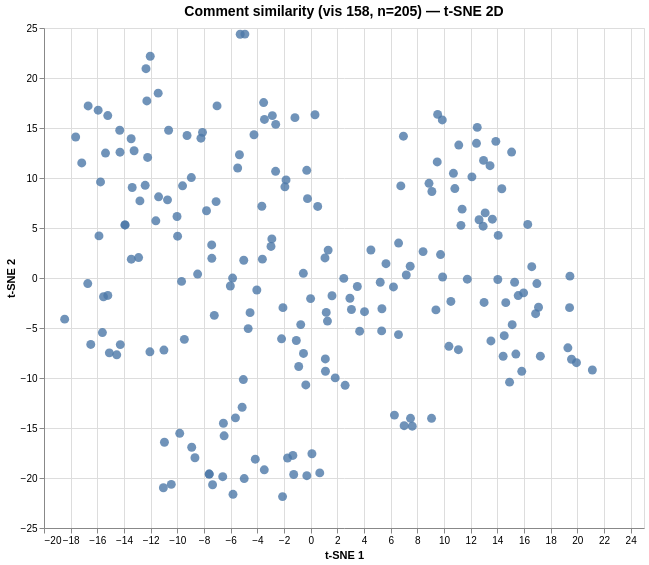

Write the Vega-Lite specification saved for this chart.
### Vega specification from a JSON file in a GitHub repository (floating-point values rounded to 4 significant figures; data arrays with more than 128 entries replaced by an {"elided": "..."} marker saying what was removed)
{"$schema": "https://vega.github.io/schema/vega/v6.json", "data": [{"name": "param_1e9efca18e7a2868_store"}, {"name": "source_0", "values": {"elided": "205 records"}}, {"name": "source_0_x_domain_dim_1", "values": [{"min": -18.45, "max": 21.13}]}, {"name": "source_0_y_domain_dim_2", "values": [{"min": -21.86, "max": 24.39}]}], "signals": [{"name": "unit", "value": {}, "on": [{"events": "pointermove", "update": "isTuple(group()) ? group() : unit"}]}, {"name": "param_1e9efca18e7a2868", "update": "vlSelectionResolve(\"param_1e9efca18e7a2868_store\", \"union\")"}, {"name": "param_1e9efca18e7a2868_dim_1", "on": [{"events": [{"source": "view", "type": "dblclick"}], "update": "null"}, {"events": {"signal": "param_1e9efca18e7a2868_translate_delta"}, "update": "panLinear(param_1e9efca18e7a2868_translate_anchor.extent_x, -param_1e9efca18e7a2868_translate_delta.x / width)"}, {"events": {"signal": "param_1e9efca18e7a2868_zoom_delta"}, "update": "zoomLinear(domain(\"x\"), param_1e9efca18e7a2868_zoom_anchor.x, param_1e9efca18e7a2868_zoom_delta)"}]}, {"name": "param_1e9efca18e7a2868_dim_2", "on": [{"events": [{"source": "view", "type": "dblclick"}], "update": "null"}, {"events": {"signal": "param_1e9efca18e7a2868_translate_delta"}, "update": "panLinear(param_1e9efca18e7a2868_translate_anchor.extent_y, param_1e9efca18e7a2868_translate_delta.y / height)"}, {"events": {"signal": "param_1e9efca18e7a2868_zoom_delta"}, "update": "zoomLinear(domain(\"y\"), param_1e9efca18e7a2868_zoom_anchor.y, param_1e9efca18e7a2868_zoom_delta)"}]}, {"name": "param_1e9efca18e7a2868_tuple", "on": [{"events": [{"signal": "param_1e9efca18e7a2868_dim_1 || param_1e9efca18e7a2868_dim_2"}], "update": "param_1e9efca18e7a2868_dim_1 && param_1e9efca18e7a2868_dim_2 ? {unit: \"\", fields: param_1e9efca18e7a2868_tuple_fields, values: [param_1e9efca18e7a2868_dim_1,param_1e9efca18e7a2868_dim_2]} : null"}]}, {"name": "param_1e9efca18e7a2868_tuple_fields", "value": [{"field": "dim_1", "channel": "x", "type": "R"}, {"field": "dim_2", "channel": "y", "type": "R"}]}, {"name": "param_1e9efca18e7a2868_translate_anchor", "value": {}, "on": [{"events": [{"source": "scope", "type": "pointerdown"}], "update": "{x: x(unit), y: y(unit), extent_x: domain(\"x\"), extent_y: domain(\"y\")}"}]}, {"name": "param_1e9efca18e7a2868_translate_delta", "value": {}, "on": [{"events": [{"source": "window", "between": [{"source": "scope", "type": "pointerdown"}, {"source": "window", "type": "pointerup"}], "type": "pointermove", "consume": true}], "update": "{x: param_1e9efca18e7a2868_translate_anchor.x - x(unit), y: param_1e9efca18e7a2868_translate_anchor.y - y(unit)}"}]}, {"name": "param_1e9efca18e7a2868_zoom_anchor", "on": [{"events": [{"source": "scope", "type": "wheel", "consume": true}], "update": "{x: invert(\"x\", x(unit)), y: invert(\"y\", y(unit))}"}]}, {"name": "param_1e9efca18e7a2868_zoom_delta", "on": [{"events": [{"source": "scope", "type": "wheel", "consume": true}], "update": "pow(1.001, event.deltaY * pow(16, event.deltaMode))", "force": true}]}, {"name": "param_1e9efca18e7a2868_modify", "on": [{"events": {"signal": "param_1e9efca18e7a2868_tuple"}, "update": "modify(\"param_1e9efca18e7a2868_store\", param_1e9efca18e7a2868_tuple, true)"}]}], "marks": [{"type": "symbol", "name": "marks", "from": {"data": "source_0"}, "encode": {"update": {"y": {"field": "dim_2", "scale": "y"}, "shape": {"value": "circle"}, "opacity": {"value": 0.8}, "x": {"field": "dim_1", "scale": "x"}, "fill": {"value": "#4c78a8"}, "size": {"value": 80}, "tooltip": {"signal": "{\"Comment #\": format(datum[\"index\"], \"\"), \"Comment\": isValid(datum[\"comment\"]) ? datum[\"comment\"] : \"\"+datum[\"comment\"]}"}}}, "interactive": true, "style": ["circle"], "clip": true}], "scales": [{"name": "x", "type": "linear", "domain": [{"signal": "(data(\"source_0_x_domain_dim_1\")[0] || {}).min"}, {"signal": "(data(\"source_0_x_domain_dim_1\")[0] || {}).max"}], "range": [0, {"signal": "width"}], "nice": true, "zero": true, "domainRaw": {"signal": "param_1e9efca18e7a2868[\"dim_1\"]"}}, {"name": "y", "type": "linear", "domain": [{"signal": "(data(\"source_0_y_domain_dim_2\")[0] || {}).min"}, {"signal": "(data(\"source_0_y_domain_dim_2\")[0] || {}).max"}], "range": [{"signal": "height"}, 0], "nice": true, "domainRaw": {"signal": "param_1e9efca18e7a2868[\"dim_2\"]"}, "zero": true}], "axes": [{"scale": "x", "labels": false, "grid": true, "tickCount": {"signal": "ceil(width/40)"}, "aria": false, "gridScale": "y", "maxExtent": 0, "zindex": 0, "domain": false, "ticks": false, "minExtent": 0, "orient": "bottom"}, {"scale": "y", "ticks": false, "gridScale": "x", "labels": false, "aria": false, "grid": true, "domain": false, "zindex": 0, "tickCount": {"signal": "ceil(height/40)"}, "maxExtent": 0, "minExtent": 0, "orient": "left"}, {"scale": "x", "labelFlush": true, "labelOverlap": true, "orient": "bottom", "tickCount": {"signal": "ceil(width/40)"}, "zindex": 0, "title": "t-SNE 1", "grid": false}, {"scale": "y", "grid": false, "labelOverlap": true, "tickCount": {"signal": "ceil(height/40)"}, "orient": "left", "zindex": 0, "title": "t-SNE 2"}], "title": {"text": "Comment similarity (vis 158, n=205) — t-SNE 2D", "fontSize": 14, "frame": "group"}, "background": "white", "height": 500, "padding": 5, "style": "cell", "width": 600}
